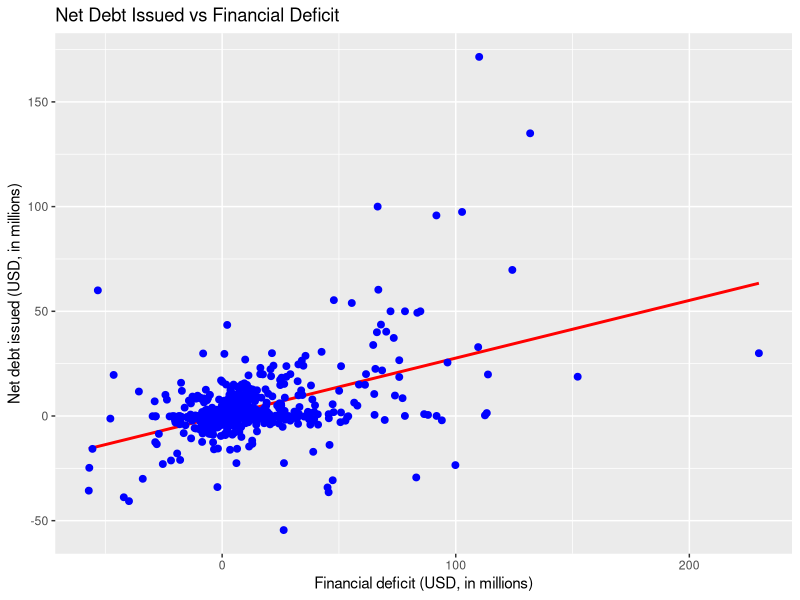

Source code (R):
#Downloading and attaching necessary packages
install.packages("tidyverse")
library(tidyverse)
install.packages("readxl")
library(readxl)
install.packages("ggrepel")
library(ggrepel)

#importing medium firm data set
medfirmdata <- read_xlsx("mediumfirm.xlsx")
head(medfirmdata)

#a)

#Create new variables - financing deficit (p7p8p9p) and net debt issued (bp7p) in the financial year
medfirmdata <- medfirmdata %>%
  mutate(
    financingDeficit = div + invest + wcap_delta - cashflow, 
    netDebtIssued = Dissue - Dreduce
  )
head(medfirmdata)

summary(medfirmdata)

#financingDeficit summary statistics (mean, median and standard deviation)
mean(medfirmdata$financingDeficit)
#9.888474
median(medfirmdata$financingDeficit)
#3.6075
sd(medfirmdata$financingDeficit)
# 25.96407
##comments - The average financing deficit of all firms in the data set is $9.89 million. The median value for
#financing deficit is $3.61 million which is much lower indicating that the data is right-skewed (there are a few firms
# with very large financing deficits that is pulling the mean higher). The standard deviation of $25.96 million is
#quite large relative to the mean and median, indicating that there is significant variability in the financing deficit
#across firms showing that firms are in very different financial situations regarding their financing needs.

#netDebtIssued summary statistics (mean, median and standard deviation)
mean(medfirmdata$netDebtIssued)
#2.828737
median(medfirmdata$netDebtIssued)
#-0.052
sd(medfirmdata$netDebtIssued)
#14.97781
##comments - The average net debt issued across all firms in the data set is $2.83 million (more firms on average have issued more debt
#than they reduced). The median value is -B#0.05 million which is close to zero showing that more than half of the firms
#in the data set have issued less debt than they have reduced. This shows that not all firms are actively increasing 
#their leverage and instead many are focusing on reducing or managing their existing debt load. Moreover, the standard
#deviation of $14.98 million is relatively high compared to both the mean and median indicating significant variability in 
#the amount of debt issued by firms.

##Overall Comments - The results above reflect the Pecking Order Theory as while many firms have a financing deficit 
#they are not aggressively issuing new debt. Low median for net debt issuance suggests that firms are able to rely on
#internal financing or equity issuance for their capital needs rather than leaning heavily on debt. The positive mean
#financing deficit indicates that firms still face some need for external capital. Both financing deficit and net debt
#issued have high standard deviation showing diverse firm behaviour e.g. the specific financial position and industry
#firms operate in could impact each firm's capital structure decisions.

#b)

#scatter plot for net debt issued in relation to financial deficit
ggplot(medfirmdata, aes(y=netDebtIssued, x=financingDeficit)) +
                geom_smooth(method = "lm", se= F , col = "red")+
                geom_point(col = "blue" , size=2)+
                xlab("Financial deficit (USD, in millions)")+
                ylab("Net debt issued (USD, in millions)")+
                ggtitle("Net Debt Issued vs Financial Deficit")

#correlation coefficient
cor(medfirmdata$financingDeficit, medfirmdata$netDebtIssued)
#0.4775165
#The correlation coefficient is about 48% which indicates moderate positive correlation 

#Does the relationship seem broadly linear?
#Yes, the points appear to form a consistent upward trend although there is outliers.

#c)
#The PO theory suggests that for a firm in normal operations, financing deficit will match net debt issued
# Estimate the regression model,
#p7p = p=0 + p=1p7p8p9p + p